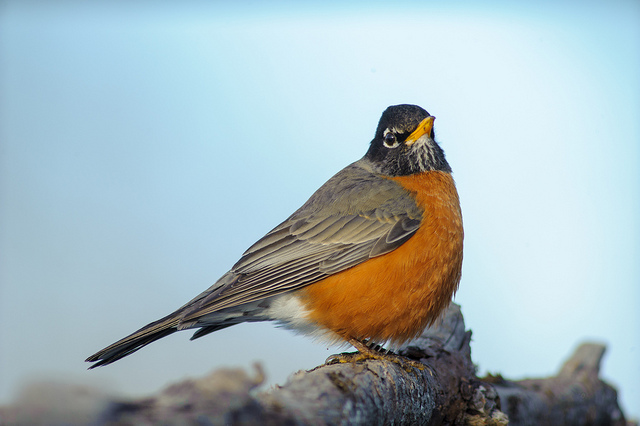
#> input picture images/bird.jpg, 640 x 426 px
$ python 2_adaptive_thresholding.py --image ../images/bird.jpg
#> lines starting #> are read from the running program, lines starting #| are printed output that depends on the picture; after the words box and inside, x2 and y2 are one past the last pixel; in counts of white or black regions, pixels touching at a corner belong together
import numpy as np
import argparse
import cv2

ap = argparse.ArgumentParser()
ap.add_argument("-i", "--image", required=True, help='Path to the image')
args = vars(ap.parse_args())

image = cv2.imread(args['image'])
#> image is the input picture: shape (426, 640, 3); mean B, G, R 188.8, 183.9, 166.6
image = cv2.cvtColor(image, cv2.COLOR_BGR2GRAY)
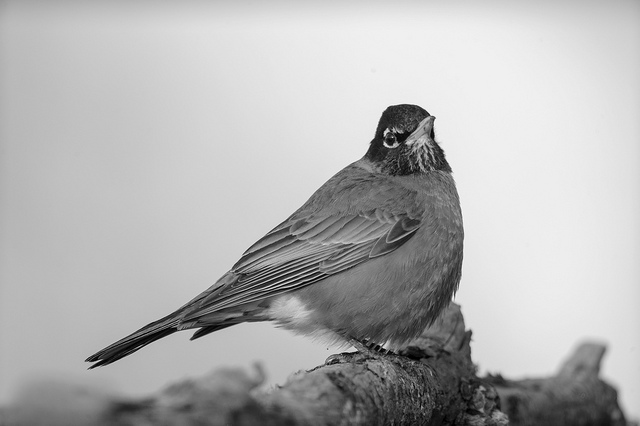
#> image: shape (426, 640); min 0, max 250, mean 179.3
blurred = cv2.GaussianBlur(image, (5, 5), 0)
cv2.imshow("Original", image)

thresh = cv2.adaptiveThreshold(blurred, 255, cv2.ADAPTIVE_THRESH_MEAN_C, cv2.THRESH_BINARY_INV, 11, 4)
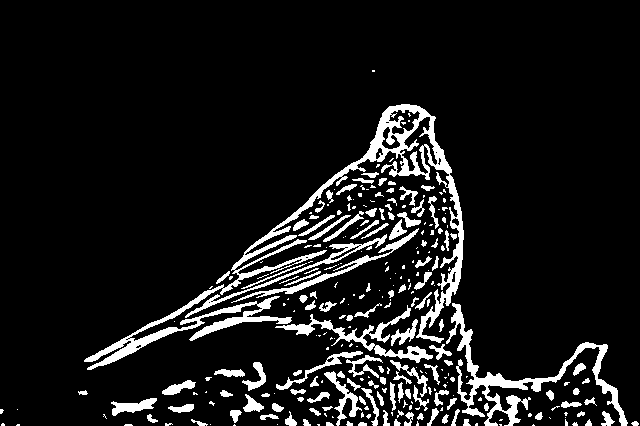
#> thresh: shape (426, 640); 9.6% white; 281 white regions (153 under 20 px), largest, box (x1, y1, x2, y2) and area: (84, 104, 464, 370) 8748, (446, 303, 628, 426) 3270, (275, 305, 433, 363) 1458
cv2.imshow("Mean Thresh", thresh)

thresh = cv2.adaptiveThreshold(blurred, 255, cv2.ADAPTIVE_THRESH_GAUSSIAN_C, cv2.THRESH_BINARY_INV, 11, 4)
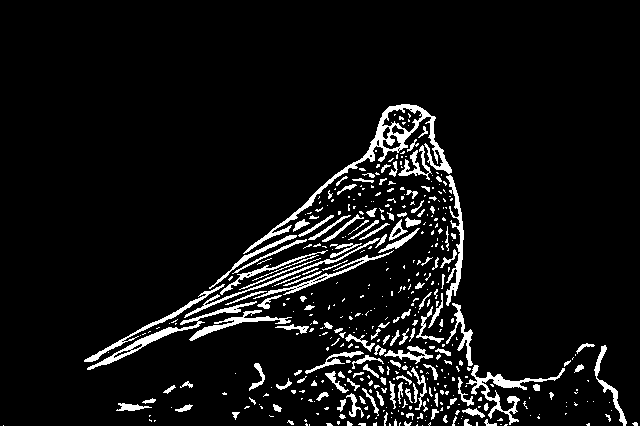
#> thresh: shape (426, 640); 7% white; 462 white regions (314 under 20 px), largest, box (x1, y1, x2, y2) and area: (243, 104, 452, 254) 2238, (466, 365, 565, 425) 985, (87, 301, 257, 370) 945
cv2.imshow("Gaussian Thresh", thresh)

cv2.waitKey(0)

$ run again, on images/beach.png
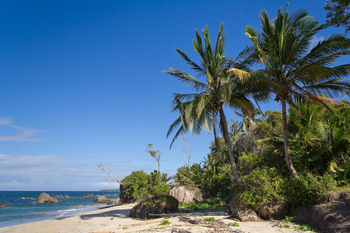
#> input picture images/beach.png, 350 x 233 px
#> image is the input picture: shape (233, 350, 3); mean B, G, R 136, 110.4, 78.6
#> image: shape (233, 350)
#> `blurred = cv2.GaussianBlur(image, (5, 5), 0)`:
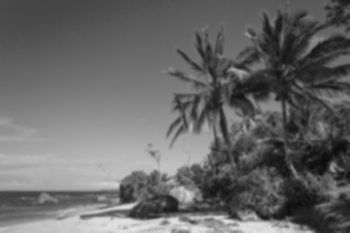
#> blurred: shape (233, 350); min 9, max 226, mean 103.8
#> `thresh = cv2.adaptiveThreshold(blurred, 255, cv2.ADAPTIVE_THRESH_GAUSS..`:
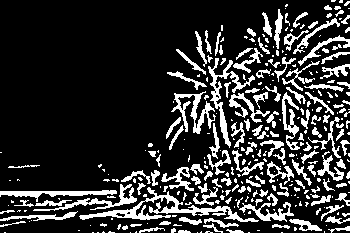
#> thresh: shape (233, 350); 19.2% white; 326 white regions (190 under 20 px), largest, box (x1, y1, x2, y2) and area: (79, 187, 259, 222) 1287, (208, 58, 255, 148) 716, (171, 91, 216, 134) 618

$ run again, on images/coins.png
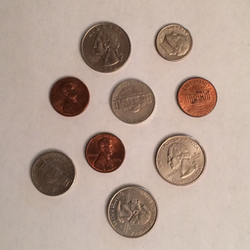
#> input picture images/coins.png, 250 x 250 px
#> image is the input picture: shape (250, 250, 3); mean B, G, R 147.7, 159.9, 180.7
#> image: shape (250, 250)
#> `thresh = cv2.adaptiveThreshold(blurred, 255, cv2.ADAPTIVE_THRESH_MEAN_..`:
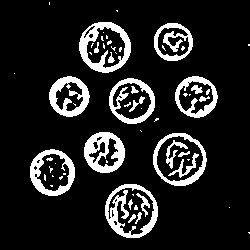
#> thresh: shape (250, 250); 13.6% white; 60 white regions (38 under 20 px), largest, box (x1, y1, x2, y2) and area: (79, 22, 131, 73) 1024, (105, 184, 158, 238) 1020, (84, 132, 125, 173) 946
#> `thresh = cv2.adaptiveThreshold(blurred, 255, cv2.ADAPTIVE_THRESH_GAUSS..`:
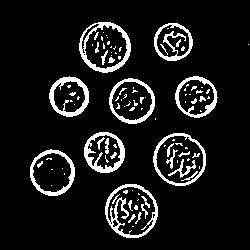
#> thresh: shape (250, 250); 9.9% white; 102 white regions (72 under 20 px), largest, box (x1, y1, x2, y2) and area: (105, 184, 158, 238) 728, (79, 22, 131, 73) 674, (84, 132, 125, 173) 584
